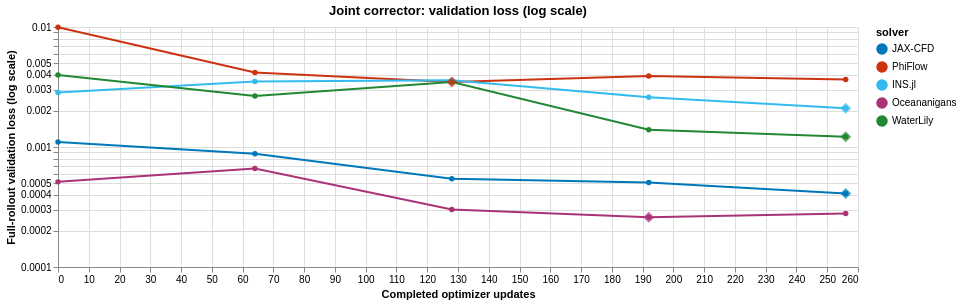

Specify this chart in Vega-Lite:
### Vega-Lite specification from a JSON file in a GitHub repository (floating-point values rounded to 4 significant figures)
{"config": {"view": {"continuousWidth": 300, "continuousHeight": 300}}, "layer": [{"mark": {"type": "line", "point": true}, "encoding": {"color": {"field": "solver", "scale": {"domain": ["JAX-CFD", "PhiFlow", "INS.jl", "Oceananigans", "WaterLily"], "range": ["#0077BB", "#CC3311", "#33BBEE", "#AA3377", "#228833"]}, "type": "nominal"}, "tooltip": [{"field": "solver", "type": "nominal"}, {"field": "update", "type": "quantitative"}, {"field": "loss", "format": ".5g", "type": "quantitative"}, {"field": "selected", "type": "nominal"}], "x": {"field": "update", "title": "Completed optimizer updates", "type": "quantitative"}, "y": {"field": "loss", "scale": {"type": "log", "zero": false}, "title": "Full-rollout validation loss (log scale)", "type": "quantitative"}}}, {"mark": {"type": "point", "filled": true, "shape": "diamond", "size": 120}, "encoding": {"color": {"field": "solver", "scale": {"domain": ["JAX-CFD", "PhiFlow", "INS.jl", "Oceananigans", "WaterLily"], "range": ["#0077BB", "#CC3311", "#33BBEE", "#AA3377", "#228833"]}, "type": "nominal"}, "tooltip": [{"field": "solver", "type": "nominal"}, {"field": "update", "type": "quantitative"}, {"field": "loss", "format": ".5g", "type": "quantitative"}, {"field": "selected", "type": "nominal"}], "x": {"field": "update", "title": "Completed optimizer updates", "type": "quantitative"}, "y": {"field": "loss", "scale": {"type": "log", "zero": false}, "title": "Full-rollout validation loss (log scale)", "type": "quantitative"}}, "transform": [{"filter": "datum.selected"}]}], "data": {"name": "data-82134ab75cf42d5317b8fce8001ddd0a"}, "datasets": {"data-82134ab75cf42d5317b8fce8001ddd0a": [{"solver": "PhiFlow", "update": 0, "loss": 0.009964, "selected": false}, {"solver": "PhiFlow", "update": 64, "loss": 0.004177, "selected": false}, {"solver": "PhiFlow", "update": 128, "loss": 0.003478, "selected": true}, {"solver": "PhiFlow", "update": 192, "loss": 0.003903, "selected": false}, {"solver": "PhiFlow", "update": 256, "loss": 0.003645, "selected": false}, {"solver": "JAX-CFD", "update": 0, "loss": 0.001101, "selected": false}, {"solver": "JAX-CFD", "update": 64, "loss": 0.0008774, "selected": false}, {"solver": "JAX-CFD", "update": 128, "loss": 0.0005447, "selected": false}, {"solver": "JAX-CFD", "update": 192, "loss": 0.0005064, "selected": false}, {"solver": "JAX-CFD", "update": 256, "loss": 0.0004104, "selected": true}, {"solver": "INS.jl", "update": 0, "loss": 0.002844, "selected": false}, {"solver": "INS.jl", "update": 64, "loss": 0.003517, "selected": false}, {"solver": "INS.jl", "update": 128, "loss": 0.003591, "selected": false}, {"solver": "INS.jl", "update": 192, "loss": 0.002599, "selected": false}, {"solver": "INS.jl", "update": 256, "loss": 0.002104, "selected": true}, {"solver": "WaterLily", "update": 0, "loss": 0.003977, "selected": false}, {"solver": "WaterLily", "update": 64, "loss": 0.002665, "selected": false}, {"solver": "WaterLily", "update": 128, "loss": 0.00348, "selected": false}, {"solver": "WaterLily", "update": 192, "loss": 0.001395, "selected": false}, {"solver": "WaterLily", "update": 256, "loss": 0.00122, "selected": true}, {"solver": "Oceananigans", "update": 0, "loss": 0.0005122, "selected": false}, {"solver": "Oceananigans", "update": 64, "loss": 0.0006609, "selected": false}, {"solver": "Oceananigans", "update": 128, "loss": 0.0003008, "selected": false}, {"solver": "Oceananigans", "update": 192, "loss": 0.0002594, "selected": true}, {"solver": "Oceananigans", "update": 256, "loss": 0.000279, "selected": false}]}, "height": 240, "title": "Joint corrector: validation loss (log scale)", "width": 800, "$schema": "https://vega.github.io/schema/vega-lite/v6.4.1.json", "usermeta": {"renderer": "svg"}}
